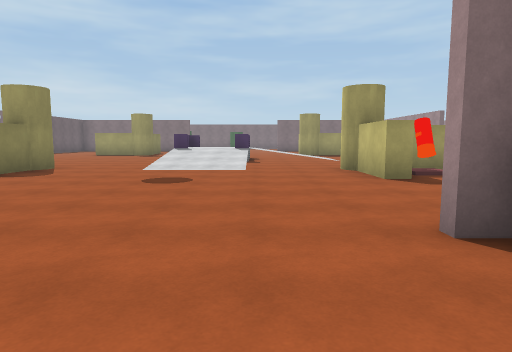
[1] (above)

24 first-person views from a walk through a 3-D level made in the Unity game engine. The camera is 1.4 m above the floor, tilts 6° down and sees 75° across. The floor is counted in squares, 2 m on a side. Each view is taken from the middle of a square. On the plan, view 1 faces up. The plan holds only what a view shows up to about 10 squares ahead; the rest is blank. The player character is not drawn.

[2]
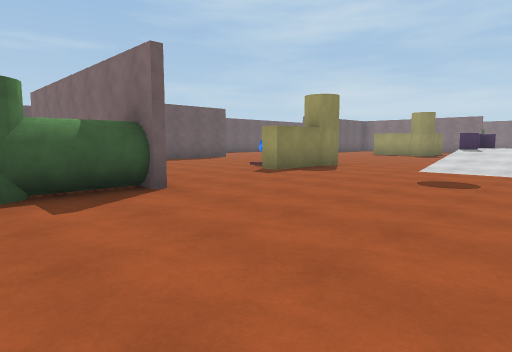

[3]
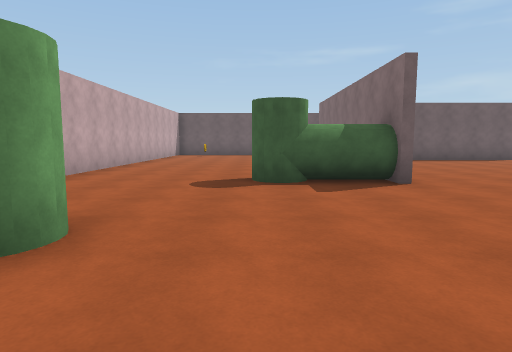

[4]
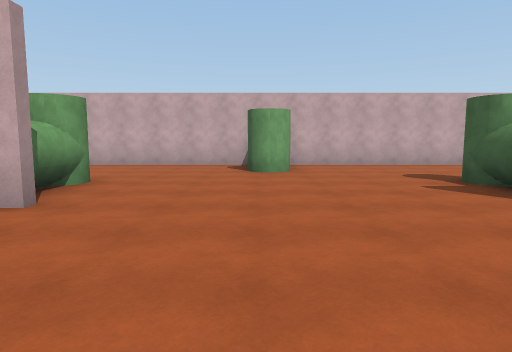

[5]
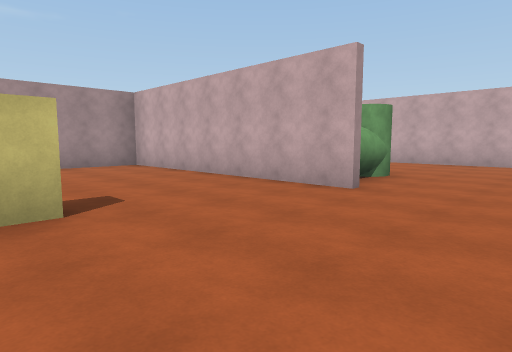

[6]
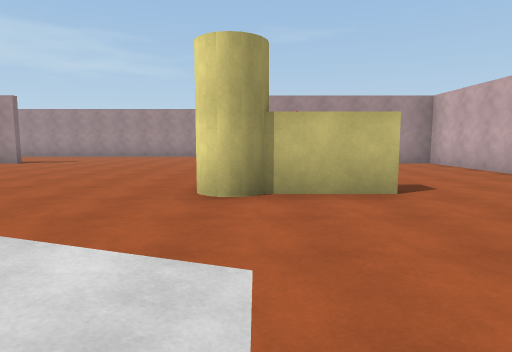

[7]
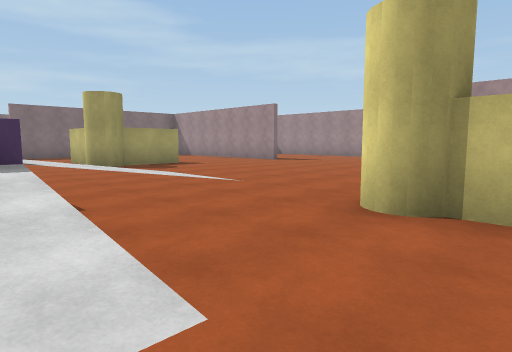

[8]
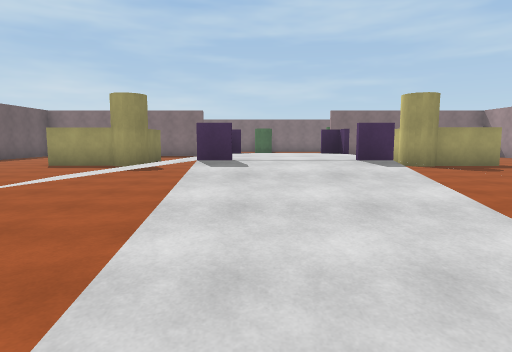

[9]
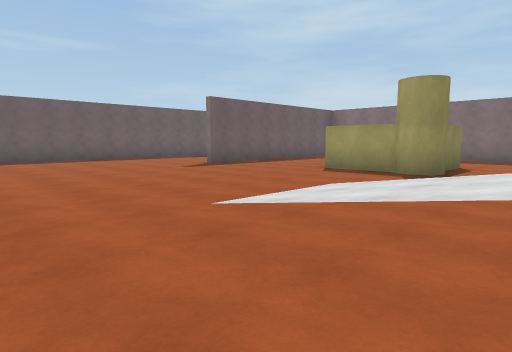

[10]
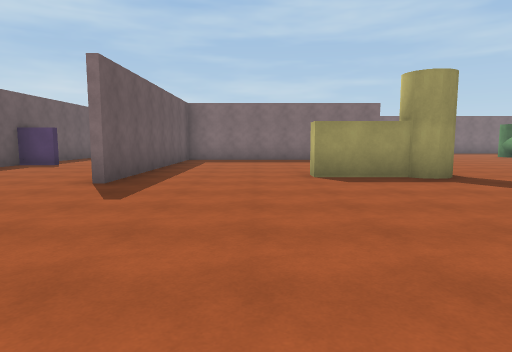

[11]
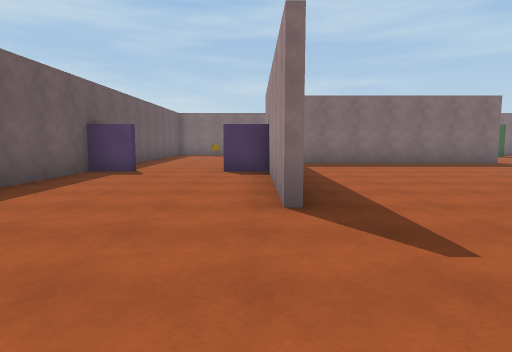

[12]
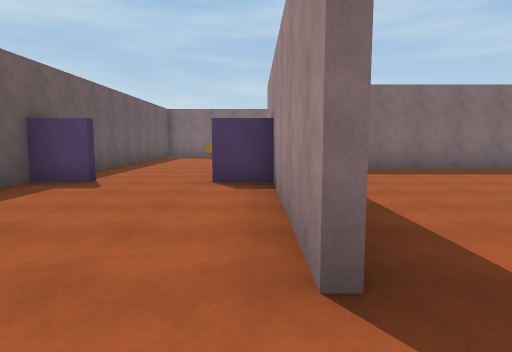

[13]
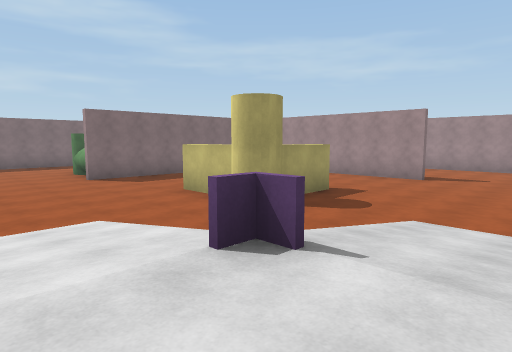

[14]
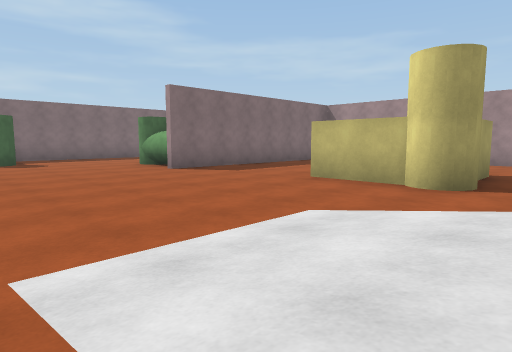

[15]
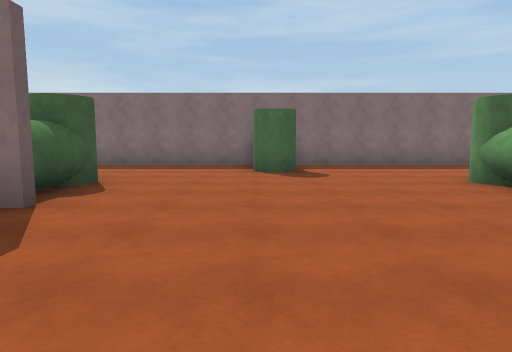

[16]
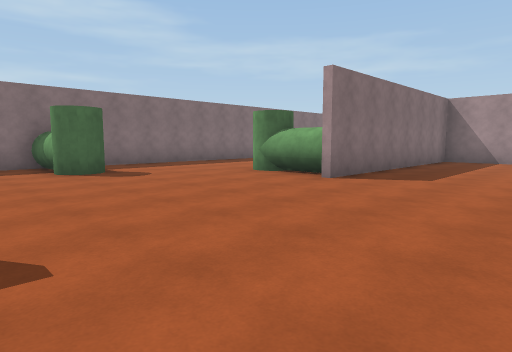

[17]
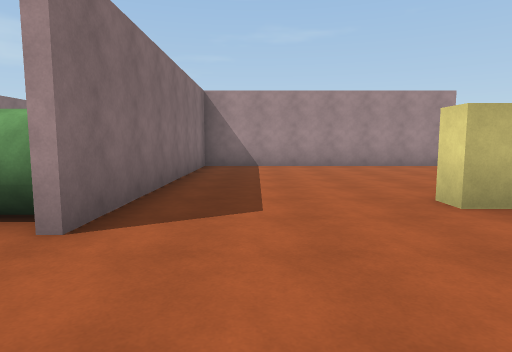

[18]
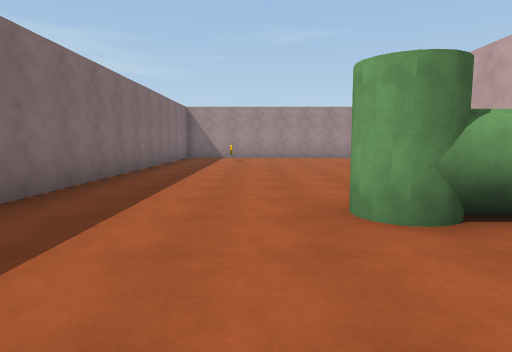

[19]
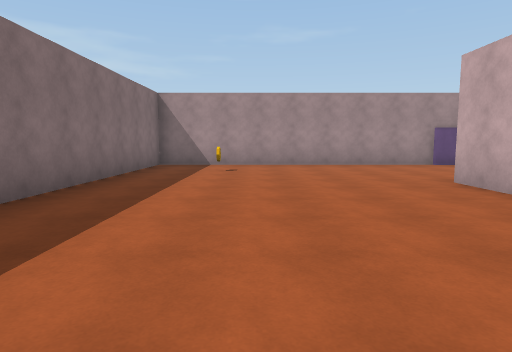

[20]
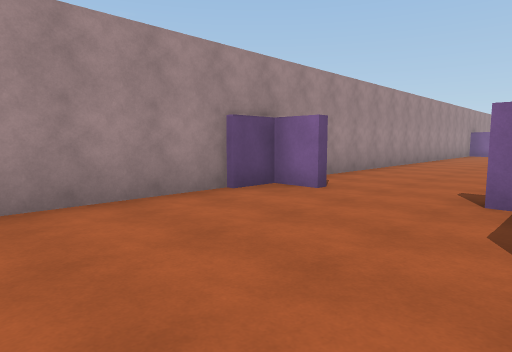

[21]
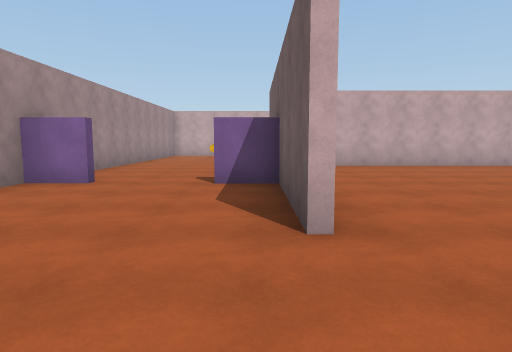

[22]
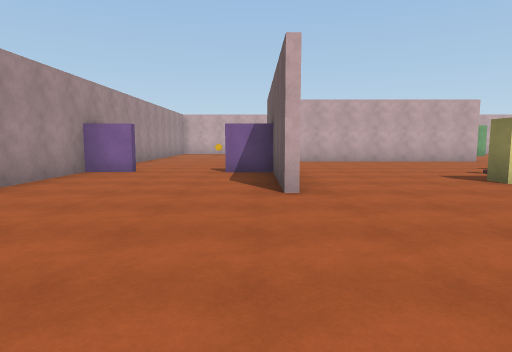

[23]
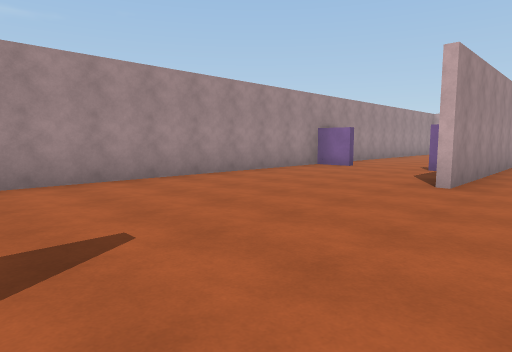

[24]
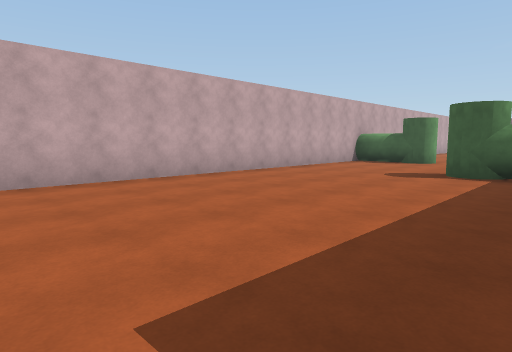

### Floor plan
Key: @ floor where view 1 was taken; # wall or solid block; . main floor; : floor 0.25 m higher than the main floor; + floor 1 m higher than the main floor; / step, stairs or slope; O other object.
Columns run from 16 left of view 1 to 13 right of it. Each row starts with its distance up from view 1.
 29          #####################
 28           ....OO.............#
 27           ....OO...........#.#
 26            ..................#
 25            O......O..........#
 24 #..        O......O  ........#
 23 #...       O......O   .......#
 22 #...   #### ......########...#
 21  ... ....................#...#
 20 OO..O....................O..OO
 19 #...#....................#...
 18 #...#....:##.......#:....#...#
 17 #...#....##O......O##....#...#
 16  ...#........////........#...#
 15  ............////............#
 14   .........//O//O//..........#
 13    ........///++///..........#
 12   .........///++///..........#
 11   .........//O//O//..........#
 10    ..........////............#
  9          .O..////........#...#
  8           #.......O##....#...#
  7        ..O#........#O....#...#
  6        ..................O..OO
  5        ..................#...
  4         .................#...#
  3           ...............#...#
  2            O......OO######...#
  1            O......O........
  0        ....O....@.O........
 -1        ....................
 -2        ........O...........
 -3        ........ ..........
 -4        ###################

Positions as (right, up) in squares from view 1, and headings:
1: (0, 0), facing up
2: (0, 0), facing up-left
3: (1, 0), facing left
4: (-1, 6), facing down
5: (-1, 7), facing down-right
6: (-2, 8), facing right
7: (-1, 7), facing up-right
8: (-2, 7), facing up
9: (-3, 9), facing up-left
10: (-9, 10), facing up
11: (-12, 12), facing up
12: (-12, 14), facing up
13: (-2, 12), facing up-right
14: (-3, 15), facing up-right
15: (-2, 19), facing up
16: (-4, 19), facing up-right
17: (-1, 21), facing right
18: (-1, 26), facing right
19: (3, 26), facing right
20: (9, 24), facing down-right
21: (9, 12), facing down
22: (9, 14), facing down
23: (7, 15), facing down-right
24: (10, 2), facing down-left
